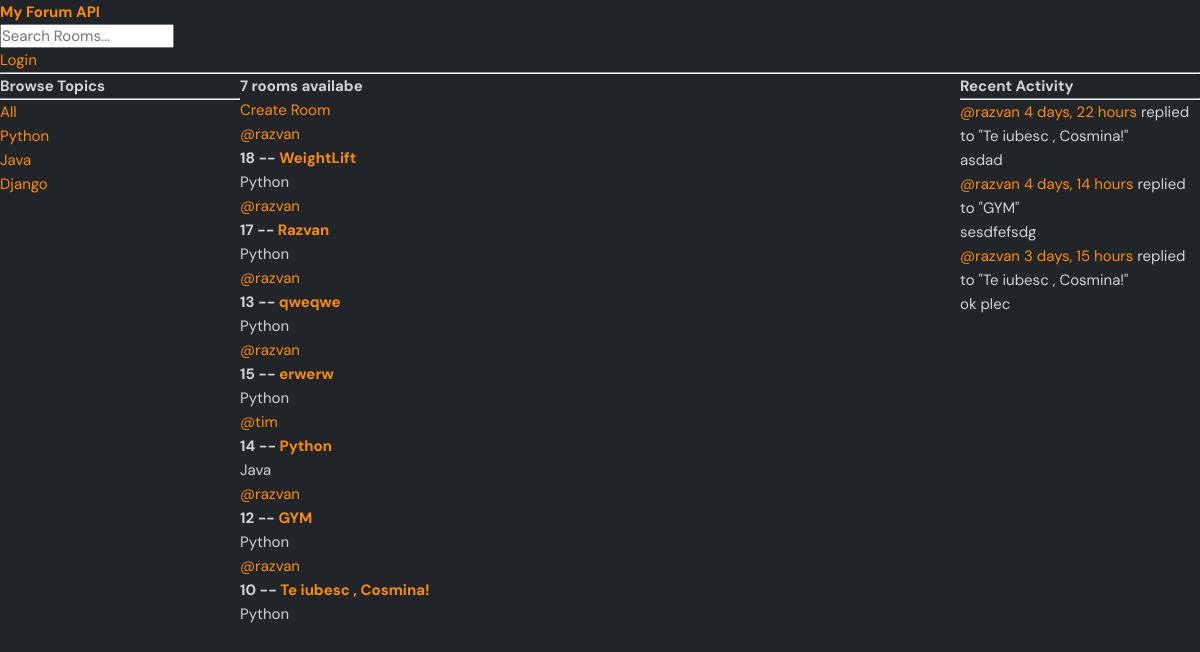
Page /?q=Python on the committed database.
### base/models.py (models this page shows)
class Topic(models.Model):
    name = models.CharField(max_length=200)

class Room(models.Model):
    host =  models.ForeignKey(User, on_delete=models.SET_NULL, null=True)
    topic = models.ForeignKey(Topic, on_delete=models.SET_NULL, null=True)
    name = models.CharField(max_length=200)
    description = models.TextField(null=True, blank=True)
    participants = models.ManyToManyField(User, related_name='participants', blank=True)
    updated = models.DateTimeField(auto_now=True)
    created = models.DateTimeField(auto_now_add=True)
    class Meta:
        ordering = ['-updated', '-created']
    def __str__(self):
        return self.name

class Message(models.Model):
    user = models.ForeignKey(User, on_delete=models.CASCADE)
    room = models.ForeignKey(Room, on_delete=models.CASCADE)
    body = models.TextField()
    updated = models.DateTimeField(auto_now=True)
    created = models.DateTimeField(auto_now_add=True)

### base/views.py (the view)
# urls.py: path('',views.home, name="home"),
def home(request):
    q = request.GET.get('q') if request.GET.get('q') != None else ''
    rooms = Room.objects.filter(
        Q(topic__name__icontains=q) |
        Q(name__icontains=q) |
        Q(description__icontains=q)
    )
    topics = Topic.objects.all()
    room_count = rooms.count()
    room_messages = Message.objects.filter(Q(room__topic__name__icontains=q))
    context = {'rooms': rooms, 'topics':topics, 'room_count':room_count, 'room_messages':room_messages}
    return render(request, "base/home.html", context)

### templates/base/home.html (shortened to what this page needs)
{% extends 'main.html' %}
{% block content %}
<div class="home-container">
    <div>
        {% include 'base/topics_component.html' %}
        </div>
    <div>
        <h5>{{ room_count }} rooms availabe</h5>
        <a href="{% url 'create-room' %}">Create Room</a>
        {% include 'base/feed_component.html' %}
</div>
    <div>
        {% include 'base/activity_component.html' %}
    </div>
{% endblock content %}

### templates/base/topics_component.html
<h3>Browse Topics</h3>
        <hr>
        <div>
            <a href="{% url 'home' %}">All</a>
        </div>
        {% for topic in topics %}
            <div>
                <a href="{% url 'home' %}?q={{ topic.name }}">{{ topic.name }}</a>
            </div>
        {% endfor %}

### templates/base/feed_component.html (shortened to what this page needs)
<div>
        {% for room in rooms %}
            <div>
                <a href="{% url 'user-profile' room.host.id %}">@{{ room.host.username }}</a>
                <h5>{{ room.id }} -- <a href="{% url 'room' room.id %}">{{ room.name }}</a></h5>
                <small>{{ room.topic.name }}</small>
            </div>
        {% endfor %}
    </div>

### templates/base/activity_component.html (shortened to what this page needs)
<div>
    <h3>Recent Activity</h3>
    <hr>
    {% for message in room_messages %}
        <div>
            <small><a href="{% url 'user-profile' message.user.id %}">@{{ message.user }}   {{ message.created|timesince }}</a></small>
            <small>replied to "{{ message.room }}"</small>
            <p>{{ message.body }}</p>
        </div>
    {% endfor %}
</div>

### static/styles/style.css (style rules this page uses)
:root { --color-main: #ff8c00; --color-main-light: #ffd8b5; --color-dark: #343a40; --color-dark-medium: #495057; --color-dark-light: #6c757d; --color-light: #f8f9fa; --color-gray: #adb5bd; --color-light-gray: #ced4da; --color-bg: #212529; --color-success: #28a745; --color-error: #dc3545; }
* { font-family: "DM Sans", -apple-system, BlinkMacSystemFont, "Segoe UI", Roboto, Oxygen, Ubuntu, Cantarell, "Open Sans", "Helvetica Neue", sans-serif; margin: 0; padding: 0; box-sizing: border-box; text-rendering: optimizeLegibility; font-size: inherit; }
html { font-size: 56.25%; }
@media only screen and (min-width: 1200px) { html { font-size: 62.5%; } }
body { line-height: 1.6; font-weight: 400; font-size: 1.5rem; color: var(--color-light-gray); background-color: var(--color-bg); min-height: 100vh; }
a { display: inline-block; color: var(--color-main); text-decoration: none; }

### templates/base/home.html (style rules this page uses)
.home-container { display: grid; grid-template-columns: 1fr 3fr 1fr; }

### rows in the picture
Topic: name "Python"
Topic: name "Java"
Topic: name "Django"
Room: host.username "razvan", id "18", name "WeightLift", topic.name "Python"
Room: host.username "razvan", id "17", name "Razvan", topic.name "Python"
Room: host.username "razvan", id "13", name "qweqwe", topic.name "Python"
Room: host.username "razvan", id "15", name "erwerw", topic.name "Python"
Room: host.username "tim", id "14", name "Python", topic.name "Java"
Room: host.username "razvan", id "12", name "GYM", topic.name "Python"
Room: host.username "razvan", id "10", name "Te iubesc , Cosmina!", topic.name "Python"
Message: user "razvan", created "4 days, 22 hours", room "Te iubesc , Cosmina!", body "asdad"
Message: user "razvan", created "4 days, 14 hours", room "GYM", body "sesdfefsdg"
Message: user "razvan", created "3 days, 15 hours", room "Te iubesc , Cosmina!", body "ok plec"

### other values in the picture
{{ room_count }} "7"
